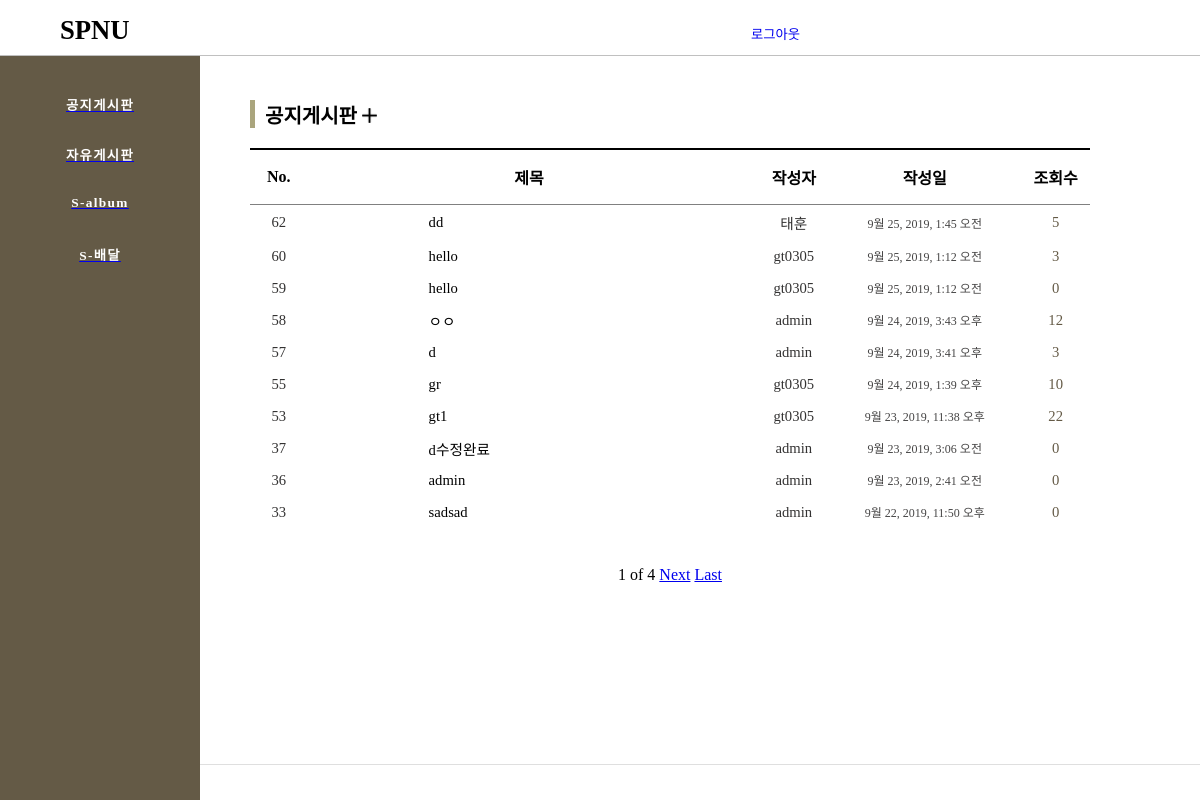
The page /notice/ (signed in) on the database as committed earlier.
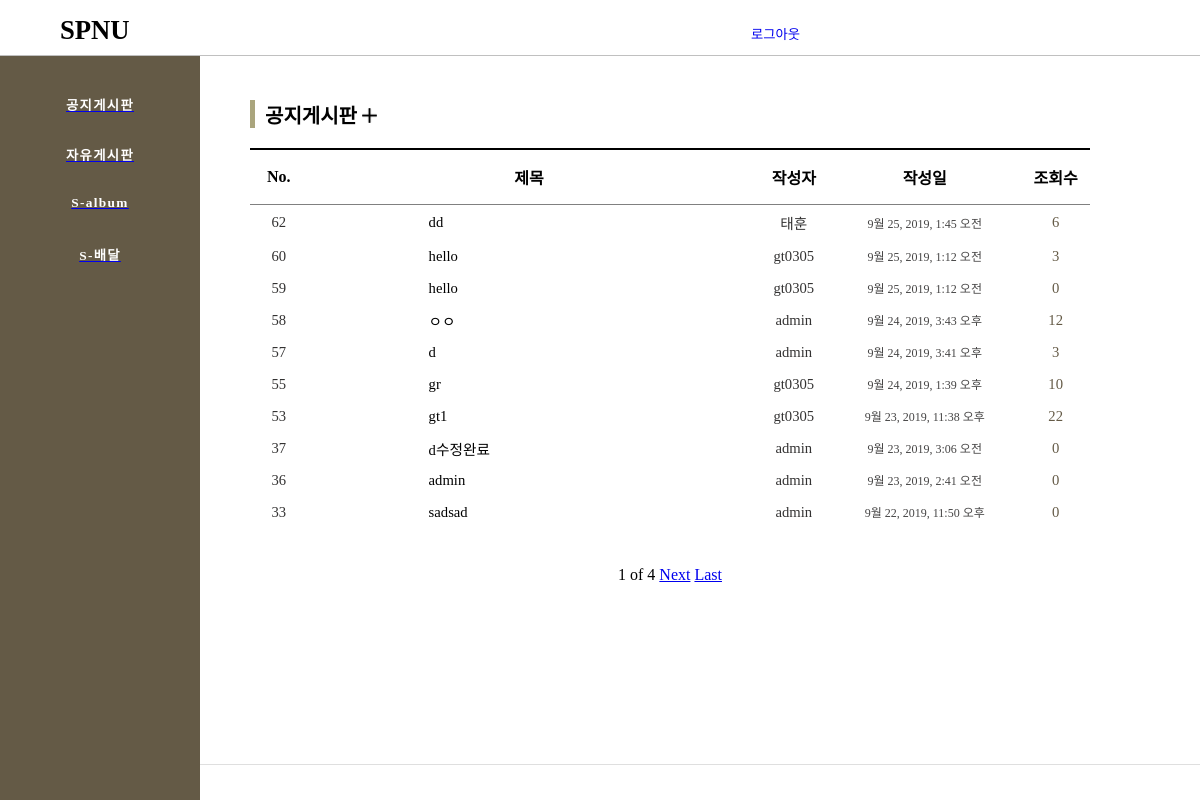
The same page on the database as committed later.
### board/models.py (models this page shows, shortened)
class NoticeBoard(models.Model):
    title = models.CharField(max_length=100)
    author = models.ForeignKey(settings.AUTH_USER_MODEL, default=1,on_delete=models.CASCADE) # 유저 지워지면 다 지워지게
    text = RichTextUploadingField()
    created_date = models.DateTimeField(auto_now_add=True)
    hits =  models.PositiveIntegerField(default = 0) #조회수

### board/views.py (the view)
# urls.py: path('notice/', notice , name='notice'),
def notice(request):
    notice = NoticeBoard.objects.all().order_by('-id')
    paginator = Paginator(notice , 10) #10페이지씩 자르기
    page = request.GET.get('page')
    posts = paginator.get_page(page) #request된 페이지를 담는다
    return render(request, 'notice.html' , {'notices' : notice , 'notice_posts' : posts})

### board/templates/notice.html (shortened to what this page needs)
{% extends 'base.html' %}
{% block contents %}
{% load staticfiles %}
<div class="PageName">
    공지게시판
    {%if user.is_authenticated and user.is_staff %}
    <a href="{% url 'notice_post'%}"><img class="plusbtn" src="{% static 'img/add.png'%}"></a>
    {% endif %}
</div>
<div class="board-content">
    <table>
        <thead>
        <tr>
            <th>No.</th>
            <th>제목</th>
            <th>작성자</th>
            <th>작성일</th>
            <th>조회수</th>
        </tr>
        </thead>
        {% for notice in notice_posts %}
        <tbody>
        <tr>
            <td class="table-number">{{notice.id}}</td>
            <td class="table-title"><a href="{%url 'notice_detail' notice.id%}">{{notice.title}}</a></td>
            <td class="table-author">{{notice.author}}</td>
            <td class="table-date">{{notice.created_date}}</td>
            <td class="table-hits">{{notice.hits}}</td>
        </tr>
        </tbody>
        {% endfor %}
    </table>
    <div class="Pagenation">
        <br>
            <span>{{notice_posts.number}}</span>
            <span>of</span>
            <span>{{notice_posts.paginator.num_pages}}</span>
        {% if notice_posts.has_next %}
            <a href="?page={{notice_posts.next_page_number}}">Next</a>
            <a href="?page={{notice_posts.paginator.num_pages}}">Last</a>
        {% endif %}
    </div>
</div>
{% endblock contents %}

Rows that differ between the two databases and show on the page:
changed NoticeBoard "dd": hits "5" → "6"
